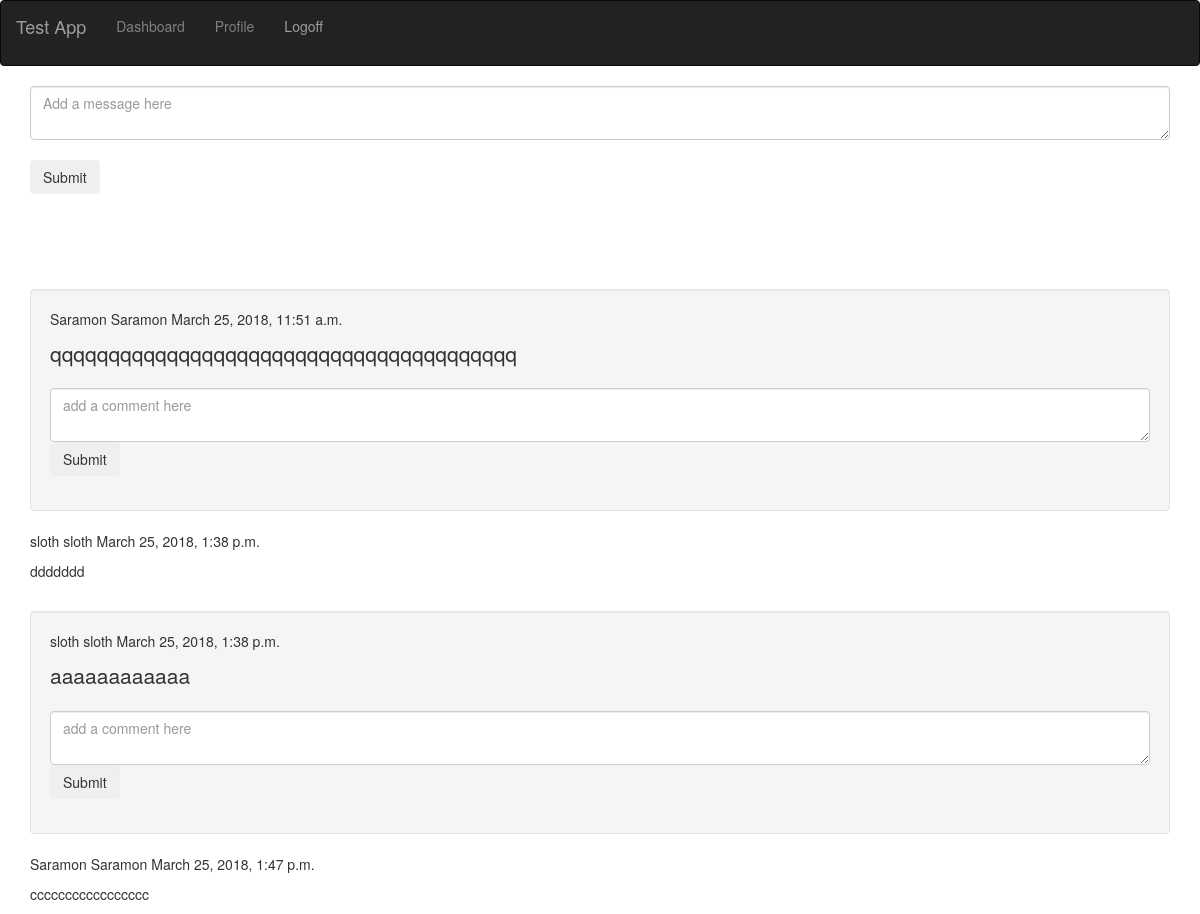
Page /users/show/9/ (signed in) on the committed database.
### apps/login/models.py (models this page shows)
class Users(models.Model):
    first_name = models.CharField(max_length=255)
    last_name = models.CharField(max_length=255)
    email = models.CharField(max_length=255)
    password = models.CharField(max_length=255)
    created_at = models.DateTimeField(auto_now_add=True)
    user_level = models.CharField(max_length=255)
    description = models.TextField(max_length=1000)
    objects = UsersManager()

class Messages(models.Model):
    message = models.TextField(max_length=1000)
    user_message_id = models.ForeignKey(Users, related_name="messages")
    created_at = models.DateTimeField(auto_now_add=True)
    objects = MessagesManager()

class Comments(models.Model):
    comment = models.TextField(max_length=1000)
    user_comment_id = models.ForeignKey(Users, related_name="comments")
    user_message_id = models.ForeignKey(Messages, related_name="comments")
    created_at = models.DateTimeField(auto_now_add=True)
    objects = CommentsManager()

### apps/users/views.py (the view)
# urls.py: url(r'^show/(?P<id>\d+)/', views.show),
def show(request,id):
    if request.session['status'] == False:
        return redirect('/')
    messages = Messages.objects.all()
    m1 = list(messages)
    m2 = []
    for message in m1:
        m_dict = {}
        user = Users.objects.filter(id=message.user_message_id.id)
        m_dict['first_name'] = user[0].first_name
        m_dict['last_name'] = user[0].last_name
        m_dict['message'] = message.message
        m_dict['id'] = message.id
        m_dict['created_at'] = message.created_at
        m2.append(m_dict)
    for message in m2:
        comment_dict = {}
        print message
        comments = Comments.objects.filter(user_message_id = message['id'])
        comment_dict['comment_list'] = list(comments)
        message['comments'] = comment_dict
    context = { 'm_list':m2}
    return render(request, 'users/show_user.html', context)

### apps/users/templates/users/show_user.html (shortened to what this page needs)
<html>
  <head>
    <link rel="stylesheet" href="https://maxcdn.bootstrapcdn.com/bootstrap/3.3.7/css/bootstrap.min.css">
      {% load static %}
    <link rel="stylesheet" href="{% static 'login/css/style.css' %}" media="screen" title="no title"  charset="utf-8">
  </head>
    <body>
    <nav class="navbar navbar-inverse">
      <div class="container-fluid">
        <div class="navbar-header">
          <a class="navbar-brand" href="/">Test App</a>
        </div>
      <ul class="nav navbar-nav">
        <li>
          <form action="/dashboard/decision/" method="post">
              <input type="submit" value="Dashboard" style="border:none;background:none;color:gray;padding:15px;">
          </form>
        </li>
        <li>
          <form action="/users/decision/{{request.session.id}}/" method="post">
            <input type="submit" value="Profile" style="border:none;background:none;color:gray;padding:15px;">
          </form>
        </li>
        <li><a href="/users/logoff">Logoff</a></li>
      </ul>
      </div>
    </nav>
    <div class="container">
          <div class="form-group">
	    <form action='/users/{{request.session.id}}/create_message/' method='post'>
              <textarea name='message' class="form-control" placeholder="Add a message here"></textarea>
              <br>
              <input class="btn" type='submit' id='button' value='Submit'>
            </form>
          </div>
        <br>
    </div>
    <div class="container">
        <br>
        <br>
        {% for m in m_list %}
        <br>
          <div class="well">
             <p>{{m.first_name}} {{ m.last_name }} {{ m.created_at}}</p>
             <p class="lead">{{ m.message}}</p>
             <div class="form-group">
	       <form action='/users/create_comment/{{m.id}}/{{request.session.id}}/' method='post'>
                 <textarea name='comment' class="form-control" placeholder="add a comment here"></textarea>
                 <input class='btn' type='submit' id='button' value='Submit'>
               </form>
             </div>
           </div>
        {% if m.comments %}
        {% for comment in m.comments.comment_list %}
           <div class="col-lg col-centered">
             <p>{{comment.user_comment_id.first_name}} {{comment.user_comment_id.last_name}} {{comment.created_at}}</p>
             <p>{{comment.comment}}</p>
           </div>
	{% endfor %}
        {% endif %}
      {% endfor %}
  </div>
  </body>
</html>

### rows in the picture
Users: first_name "Saramon", last_name "Saramon"
Messages: created_at "March 25, 2018, 11:51 a.m.", message "qqqqqqqqqqqqqqqqqqqqqqqqqqqqqqqqqqqqqqqq"
Comments: user_comment_id.first_name "sloth", user_comment_id.last_name "sloth", created_at "March 25, 2018, 1:38 p.m.", comment "ddddddd"
Users: first_name "sloth", last_name "sloth"
Messages: created_at "March 25, 2018, 1:38 p.m.", message "aaaaaaaaaaaa"
Comments: user_comment_id.first_name "Saramon", user_comment_id.last_name "Saramon", created_at "March 25, 2018, 1:47 p.m.", comment "ccccccccccccccccc"
